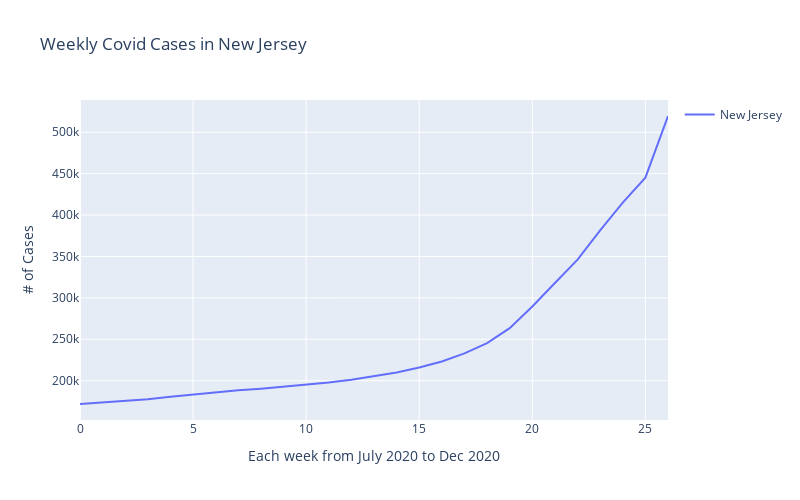

Notebook code for this chart:
### Markdown cell above
### Showing graph data

### Code cell
fig = go.Figure()

fig.add_trace(go.Scatter(
    x=weekly_nj_cases_info.index,
    y=weekly_nj_cases_info,
    mode='lines',
    name='New Jersey')
  )

fig.update_layout(
    title='Weekly Covid Cases in New Jersey',
    xaxis=dict(title='Each week from July 2020 to Dec 2020'),
    yaxis=dict(title='# of Cases'),
    showlegend=True,
    width=800,
    height=500
)

# file = "nj_weekly_cases.png"
# fig.write_image(file)
# Image(filename=file)

### Figure 1 — Plotly figure (JSON) as saved in the notebook; plotly's stock layout.template omitted (floating-point values rounded to 4 significant figures)
{"data": [{"mode": "lines", "name": "New Jersey", "type": "scatter", "x": [0, 1, 2, 3, 4, 5, 6, 7, 8, 9, 10, 11, 12, 13, 14, 15, 16, 17, 18, 19, 20, 21, 22, 23, 24, 25, 26], "y": [171841, 173893, 176012, 177591, 180598, 183327, 185938, 188378, 190306, 192595, 194988, 197792, 200987, 205274, 209850, 216023, 223223, 232997, 245257, 263495, 289562, 317905, 346206, 381486, 415075, 445138, 519615]}], "layout": {"height": 500, "showlegend": true, "title": {"text": "Weekly Covid Cases in New Jersey"}, "width": 800, "xaxis": {"title": {"text": "Each week from July 2020 to Dec 2020"}}, "yaxis": {"title": {"text": "# of Cases"}}}}
